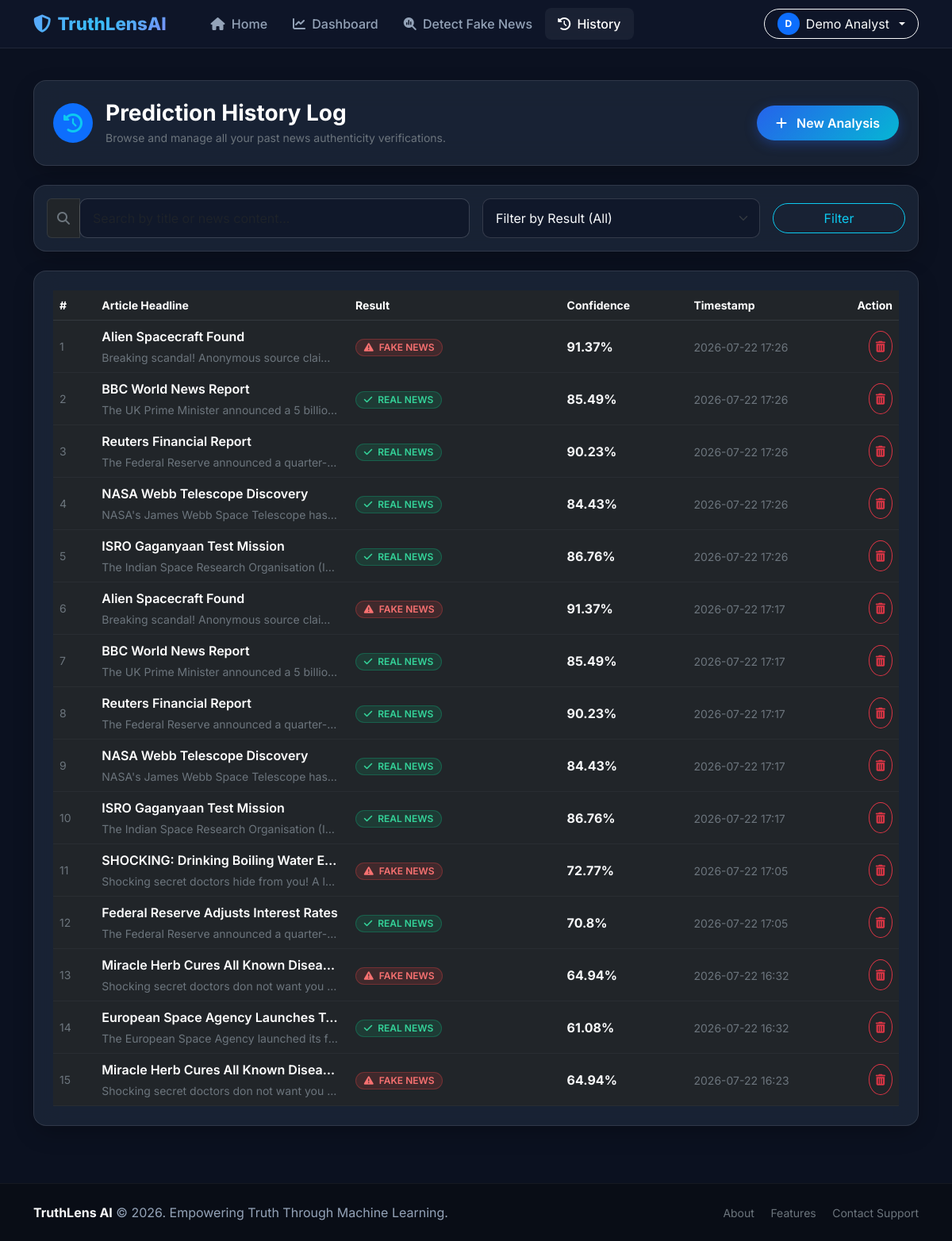
The app's page /history (signed in) with its own data.
### app.py (models this page shows)
class Prediction(db.Model):
    __tablename__ = 'predictions'
    id = db.Column(db.Integer, primary_key=True)
    user_id = db.Column(db.Integer, db.ForeignKey('users.id'), nullable=False)
    news_title = db.Column(db.String(255), default='Untitled Article')
    news_text = db.Column(db.Text, nullable=False)
    prediction = db.Column(db.String(10), nullable=False) # 'REAL' or 'FAKE'
    confidence = db.Column(db.Float, nullable=False)
    explanation = db.Column(db.Text, default='')
    created_at = db.Column(db.DateTime, default=datetime.utcnow)

### app.py (the view)
@app.route('/history')
@login_required
def history():
    user_id = session['user_id']
    query_str = request.args.get('search', '').strip()
    filter_label = request.args.get('filter', '').strip().upper()
    pred_query = Prediction.query.filter_by(user_id=user_id)
    if filter_label in ['REAL', 'FAKE']:
        pred_query = pred_query.filter_by(prediction=filter_label)
    if query_str:
        pred_query = pred_query.filter(
            (Prediction.news_title.ilike(f'%{query_str}%')) |
            (Prediction.news_text.ilike(f'%{query_str}%'))
        )
    predictions = pred_query.order_by(Prediction.created_at.desc()).all()
    return render_template(
        'history.html',
        predictions=predictions,
        search_query=query_str,
        filter_label=filter_label
    )

### app.py (called while the page is built)
def login_required(f):
    @wraps(f)
    def decorated_function(*args, **kwargs):
        if 'user_id' not in session:
            flash('Please log in to access this page.', 'warning')
            return redirect(url_for('login'))
        return f(*args, **kwargs)
    return decorated_function

### templates/history.html (shortened to what this page needs)
{% extends 'base.html' %}
{% block content %}
<div class="container py-4">
    <div class="glass-card p-4 mb-4">
        <div class="d-flex flex-column flex-md-row align-items-md-center justify-content-between gap-3">
            <div class="d-flex align-items-center gap-3">
                <div class="rounded-circle bg-primary bg-opacity-20 text-info d-flex align-items-center justify-content-center" style="width: 50px; height: 50px;">
                    <i class="fas fa-clock-rotate-left fs-4"></i>
                </div>
                <div>
                    <h3 class="fw-bold text-white mb-1">Prediction History Log</h3>
                    <p class="text-secondary small mb-0">Browse and manage all your past news authenticity verifications.</p>
                </div>
            </div>
            <a href="{{ url_for('detect') }}" class="btn btn-gradient-primary rounded-pill px-4">
                <i class="fas fa-plus me-2"></i> New Analysis
            </a>
        </div>
    </div>
    <div class="glass-card p-3 mb-4">
        <form method="GET" action="{{ url_for('history') }}" class="row g-3 align-items-center">
            <div class="col-md-6">
                <div class="input-group">
                    <span class="input-group-text bg-dark border-secondary border-opacity-25 text-secondary"><i class="fas fa-search"></i></span>
                    <input type="text" name="search" class="form-control" placeholder="Search by title or news content..." value="{{ search_query }}">
                </div>
            </div>
            <div class="col-md-4">
                <select name="filter" class="form-select" onchange="this.form.submit()">
                    <option value="" {% if not filter_label %}selected{% endif %}>Filter by Result (All)</option>
                </select>
            </div>
            <div class="col-md-2 text-end">
                <button type="submit" class="btn btn-outline-info w-100 rounded-pill">Filter</button>
            </div>
        </form>
    </div>
    <div class="glass-card p-4">
        {% if predictions %}
        <div class="table-responsive">
            <table class="table table-dark table-hover align-middle mb-0 bg-transparent">
                <thead>
                    <tr class="text-secondary small border-secondary border-opacity-25">
                        <th style="width: 5%;">#</th>
                        <th style="width: 30%;">Article Headline</th>
                        <th style="width: 25%;">Result</th>
                        <th style="width: 15%;">Confidence</th>
                        <th style="width: 15%;">Timestamp</th>
                        <th style="width: 10%; text-align: right;">Action</th>
                    </tr>
                </thead>
                <tbody>
                    {% for pred in predictions %}
                    <tr id="pred-row-{{ pred.id }}" class="border-secondary border-opacity-10">
                        <td class="text-secondary small">{{ loop.index }}</td>
                        <td>
                            <div class="fw-semibold text-white mb-1 text-truncate" style="max-width: 300px;">{{ pred.news_title }}</div>
                            <div class="text-secondary small text-truncate" style="max-width: 300px;">{{ pred.news_text }}</div>
                        </td>
                        <td>
                            {% if pred.prediction == 'REAL' %}
                            <span class="badge badge-real"><i class="fas fa-check me-1"></i> REAL NEWS</span>
                            {% else %}
                            <span class="badge badge-fake"><i class="fas fa-triangle-exclamation me-1"></i> FAKE NEWS</span>
                            {% endif %}
                        </td>
                        <td>
                            <div class="d-flex align-items-center gap-2">
                                <span class="fw-bold text-light">{{ pred.confidence }}%</span>
                            </div>
                        </td>
                        <td>
                            <span class="text-secondary small">{{ pred.created_at.strftime('%Y-%m-%d %H:%M') }}</span>
                        </td>
                        <td text-align="right" class="text-end">
                            <button type="button" class="btn btn-outline-danger btn-sm rounded-circle p-2" onclick="deleteHistoryItem({{ pred.id }})" title="Delete entry">
                                <i class="fas fa-trash-can"></i>
                            </button>
                        </td>
                    </tr>
                    {% endfor %}
                </tbody>
            </table>
        </div>
        {% endif %}
    </div>
</div>
{% endblock %}

### templates/base.html (shortened to what this page needs)
<!DOCTYPE html>
<html lang="en">
<head>
    <link href="https://cdn.jsdelivr.net/npm/bootstrap@5.3.0/dist/css/bootstrap.min.css" rel="stylesheet">
    <link rel="stylesheet" href="https://cdnjs.cloudflare.com/ajax/libs/font-awesome/6.4.0/css/all.min.css">
    <link rel="stylesheet" href="{{ url_for('static', filename='css/style.css') }}">
</head>
<body>
    <nav class="navbar navbar-expand-lg navbar-dark navbar-custom sticky-top">
        <div class="container">
            <a class="navbar-brand d-flex align-items-center gap-2" href="{{ url_for('index') }}">
                <i class="fas fa-shield-halved text-info"></i>
                <span>TruthLens<span class="text-white">AI</span></span>
            </a>
            <div class="collapse navbar-collapse" id="navbarMain">
                <ul class="navbar-nav me-auto mb-2 mb-lg-0 ms-lg-4">
                    <li class="nav-item">
                        <a class="nav-link {% if request.endpoint == 'index' %}active{% endif %}" href="{{ url_for('index') }}">
                            <i class="fas fa-home me-1"></i> Home
                        </a>
                    </li>
                    {% if session.get('user_id') %}
                    <li class="nav-item">
                        <a class="nav-link {% if request.endpoint == 'dashboard' %}active{% endif %}" href="{{ url_for('dashboard') }}">
                            <i class="fas fa-chart-line me-1"></i> Dashboard
                        </a>
                    </li>
                    <li class="nav-item">
                        <a class="nav-link {% if request.endpoint == 'detect' %}active{% endif %}" href="{{ url_for('detect') }}">
                            <i class="fas fa-magnifying-glass-chart me-1"></i> Detect Fake News
                        </a>
                    </li>
                    <li class="nav-item">
                        <a class="nav-link {% if request.endpoint == 'history' %}active{% endif %}" href="{{ url_for('history') }}">
                            <i class="fas fa-clock-rotate-left me-1"></i> History
                        </a>
                    </li>
                    {% endif %}
                </ul>
                <div class="d-flex align-items-center gap-3">
                    {% if session.get('user_id') %}
                    <div class="dropdown">
                        <button class="btn btn-outline-light dropdown-toggle d-flex align-items-center gap-2 rounded-pill px-3 py-1" type="button" data-bs-toggle="dropdown">
                            <div class="rounded-circle bg-primary text-white d-flex align-items-center justify-content-center" style="width:28px; height:28px; font-weight:bold; font-size:12px;">
                                {{ session.get('username')[0]|upper }}
                            </div>
                            <span>{{ session.get('full_name') or session.get('username') }}</span>
                        </button>
                    </div>
                    {% else %}
                    <a href="{{ url_for('login') }}" class="btn btn-outline-light rounded-pill px-4">Log In</a>
                    <a href="{{ url_for('register') }}" class="btn btn-gradient-primary rounded-pill px-4">Register</a>
                    {% endif %}
                </div>
            </div>
        </div>
    </nav>
    <main>
        {% block content %}{% endblock %}
    </main>
    <footer class="footer-custom py-4 mt-5">
        <div class="container text-center">
            <div class="row align-items-center">
                <div class="col-md-6 text-md-start mb-2 mb-md-0">
                    <span class="fw-bold text-light">TruthLens AI</span> &copy; 2026. Empowering Truth Through Machine Learning.
                </div>
                <div class="col-md-6 text-md-end">
                    <a href="#about" class="text-secondary me-3 text-decoration-none small">About</a>
                    <a href="#features" class="text-secondary me-3 text-decoration-none small">Features</a>
                    <a href="#contact" class="text-secondary text-decoration-none small">Contact Support</a>
                </div>
            </div>
        </div>
    </footer>
</body>
</html>

### static/css/style.css (style rules this page uses)
:root { --primary-blue: #2563eb; --primary-hover: #1d4ed8; --secondary-cyan: #06b6d4; --accent-indigo: #4f46e5; --dark-bg: #0f172a; --card-bg: #1e293b; --text-primary: #f8fafc; --text-secondary: #94a3b8; --fake-red: #ef4444; --real-green: #10b981; --warning-yellow: #f59e0b; --glass-border: rgba(255, 255, 255, 0.1); --card-shadow: 0 10px 30px -5px rgba(0, 0, 0, 0.3); }
body { font-family: 'Inter', -apple-system, BlinkMacSystemFont, "Segoe UI", Roboto, sans-serif; background-color: #0b1120; color: var(--text-primary); min-height: 100vh; display: flex; flex-direction: column; }
main { flex: 1; }
.glass-card { background: rgba(30, 41, 59, 0.75); backdrop-filter: blur(16px); -webkit-backdrop-filter: blur(16px); border: 1px solid var(--glass-border); border-radius: 16px; box-shadow: var(--card-shadow); transition: transform 0.3s ease, box-shadow 0.3s ease; }
.navbar-custom { background: rgba(15, 23, 42, 0.9) !important; backdrop-filter: blur(12px); border-bottom: 1px solid rgba(255, 255, 255, 0.08); }
.navbar-brand { font-weight: 800; font-size: 1.4rem; background: linear-gradient(135deg, #60a5fa 0%, #38bdf8 50%, #818cf8 100%); -webkit-background-clip: text; -webkit-text-fill-color: transparent; }
.nav-link { color: var(--text-secondary) !important; font-weight: 500; transition: color 0.2s ease; padding: 0.5rem 1rem !important; border-radius: 8px; }
.nav-link:hover, .nav-link.active { color: #ffffff !important; background: rgba(255, 255, 255, 0.05); }
.btn-gradient-primary { background: linear-gradient(135deg, var(--primary-blue), var(--secondary-cyan)); color: #ffffff; border: none; font-weight: 600; border-radius: 10px; padding: 0.65rem 1.4rem; box-shadow: 0 4px 15px rgba(37, 99, 235, 0.35); transition: all 0.3s ease; }
.badge-real { background-color: rgba(16, 185, 129, 0.15); color: #34d399; border: 1px solid rgba(16, 185, 129, 0.3); padding: 0.35em 0.8em; border-radius: 20px; font-weight: 600; }
.badge-fake { background-color: rgba(239, 68, 68, 0.15); color: #f87171; border: 1px solid rgba(239, 68, 68, 0.3); padding: 0.35em 0.8em; border-radius: 20px; font-weight: 600; }
.form-control, .form-select { background-color: rgba(15, 23, 42, 0.8) !important; border: 1px solid rgba(255, 255, 255, 0.15) !important; color: #f8fafc !important; border-radius: 10px !important; padding: 0.75rem 1rem !important; }
.footer-custom { background: #090d16; border-top: 1px solid rgba(255, 255, 255, 0.05); color: var(--text-secondary); }

### records on screen
Prediction: news_title "Alien Spacecraft Found", news_text "Breaking scandal! Anonymous source clai…", prediction "FAKE" (drawn), confidence "91.37", created_at "2026-07-22 17:26"
Prediction: news_title "BBC World News Report", news_text "The UK Prime Minister announced a 5 billio…", prediction "REAL" (drawn), confidence "85.49", created_at "2026-07-22 17:26"
Prediction: news_title "Reuters Financial Report", news_text "The Federal Reserve announced a quarter-…", prediction "REAL" (drawn), confidence "90.23", created_at "2026-07-22 17:26"
Prediction: news_title "NASA Webb Telescope Discovery", news_text "NASA's James Webb Space Telescope has…", prediction "REAL" (drawn), confidence "84.43", created_at "2026-07-22 17:26"
Prediction: news_title "ISRO Gaganyaan Test Mission", news_text "The Indian Space Research Organisation (I…", prediction "REAL" (drawn), confidence "86.76", created_at "2026-07-22 17:26"
Prediction: news_title "Alien Spacecraft Found", news_text "Breaking scandal! Anonymous source clai…", prediction "FAKE" (drawn), confidence "91.37", created_at "2026-07-22 17:17"
Prediction: news_title "BBC World News Report", news_text "The UK Prime Minister announced a 5 billio…", prediction "REAL" (drawn), confidence "85.49", created_at "2026-07-22 17:17"
Prediction: news_title "Reuters Financial Report", news_text "The Federal Reserve announced a quarter-…", prediction "REAL" (drawn), confidence "90.23", created_at "2026-07-22 17:17"
Prediction: news_title "NASA Webb Telescope Discovery", news_text "NASA's James Webb Space Telescope has…", prediction "REAL" (drawn), confidence "84.43", created_at "2026-07-22 17:17"
Prediction: news_title "ISRO Gaganyaan Test Mission", news_text "The Indian Space Research Organisation (I…", prediction "REAL" (drawn), confidence "86.76", created_at "2026-07-22 17:17"
Prediction: news_title "SHOCKING: Drinking Boiling Water E…", news_text "Shocking secret doctors hide from you! A l…", prediction "FAKE" (drawn), confidence "72.77", created_at "2026-07-22 17:05"
Prediction: news_title "Federal Reserve Adjusts Interest Rates", news_text "The Federal Reserve announced a quarter-…", prediction "REAL" (drawn), confidence "70.8", created_at "2026-07-22 17:05"
Prediction: news_title "Miracle Herb Cures All Known Disea…", news_text "Shocking secret doctors don not want you…", prediction "FAKE" (drawn), confidence "64.94", created_at "2026-07-22 16:32"
Prediction: news_title "European Space Agency Launches T…", news_text "The European Space Agency launched its f…", prediction "REAL" (drawn), confidence "61.08", created_at "2026-07-22 16:32"
Prediction: news_title "Miracle Herb Cures All Known Disea…", news_text "Shocking secret doctors don not want you…", prediction "FAKE" (drawn), confidence "64.94", created_at "2026-07-22 16:23"

### other values on screen
{{ session.get('username')[0]|upper }} "D"
{{ session.get('full_name') or session.get('username') }} "Demo Analyst"
